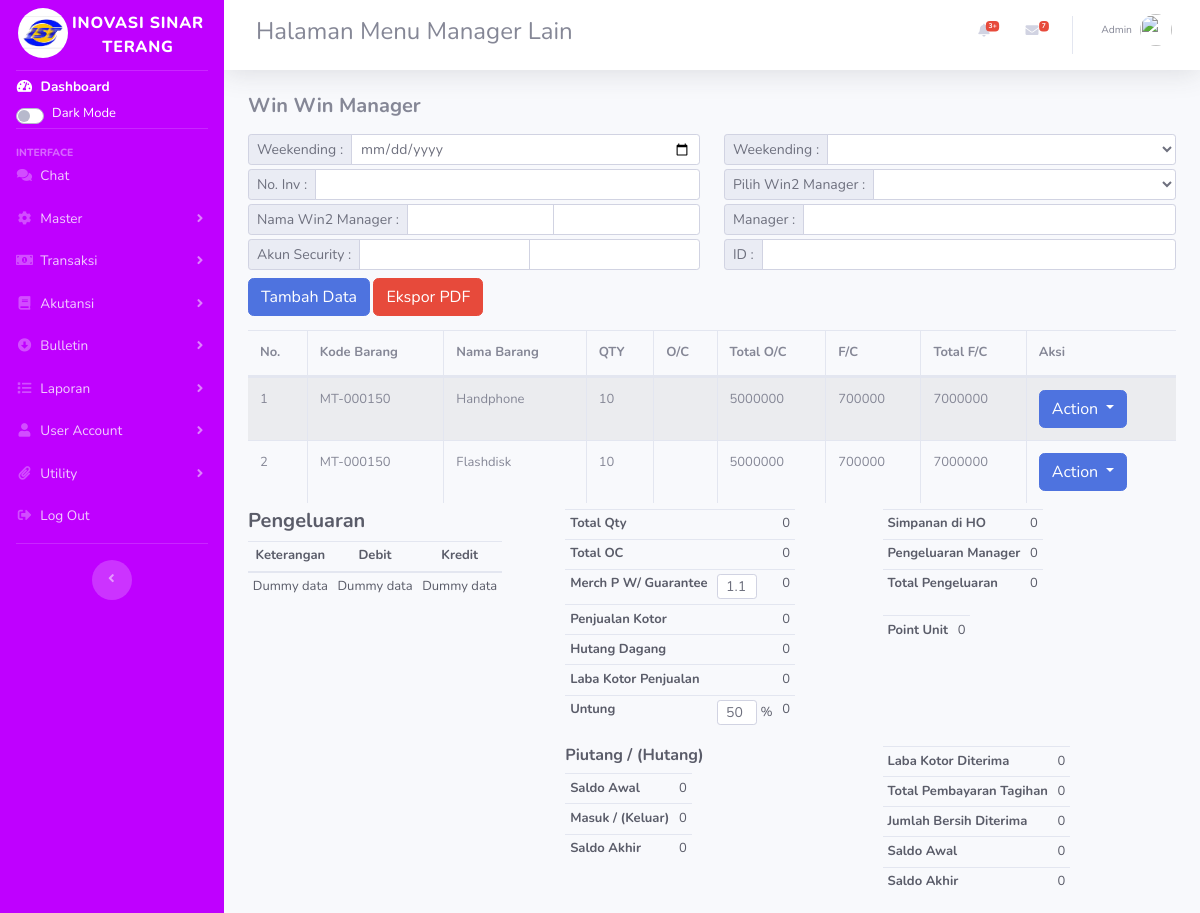
Screenshot of /index.php/win2_manager with the database file from the repository.
### tables this page shows
CREATE TABLE `manager` (
  `id` int(11) NOT NULL,
  `kode_id` varchar(50) NOT NULL,
  `tgl` varchar(10) NOT NULL,
  `no_invoice` varchar(100) NOT NULL,
  `kode` varchar(50) NOT NULL,
  `nama` varchar(50) NOT NULL,
  `qty` varchar(50) NOT NULL,
  `otc` varchar(50) NOT NULL,
  `totalotc` varchar(50) NOT NULL,
  `ftc` varchar(50) NOT NULL,
  `totalftc` varchar(50) NOT NULL,
  `telah_diproses` enum('T','Y') NOT NULL
);

### application/controllers/Win2_manager.php (called while the page is built, shortened)
<?php
class Win2_Manager extends CI_Controller {
    public function __construct(){
        $this->load->model('m_manager');
        $this->load->library('form_validation');
    }
    public function index(){
        $topik['judul'] = 'Halaman Menu Manager Lain';
        $data['manager'] = $this->m_manager->tampil_data();
        $this->load->view('templates/header',$topik);
        $this->load->view('win2manager/index',$data);
        $this->load->view('templates/footer');
    }
}

### index.php (called while the page is built, shortened)
<?php
require_once BASEPATH.'core/CodeIgniter.php';

### application/models/M_manager.php (called while the page is built, shortened)
<?php
class M_manager extends CI_Model{
    public function tampil_data() {
      return $this->db->get('manager')->result_array();
    }
}

### application/views/win2manager/index.php (the view, shortened to what this page needs)
<div class="container-fluid">
    <h5 class="text-bold">
        Win Win Manager
    </h5>
    <div class="row mt-3 mb-2">
    <div class="col-lg-6">
        <form action="" method="post">
            <div class="input-group input-group-sm">
                <div class="input-group-prepend">
                    <label for="weekending" class="input-group-text">Weekending :</label>
                </div>
                <input type="date" name="weekending" id="weekending" class="form-control form-control-sm">
            </div>
            <div class="input-group input-group-sm mt-1">
                <div class="input-group-prepend">
                    <label for="noinv" class="input-group-text">No. Inv :</label>
                </div>
                <input type="text" name="noinv" id="noinv" class="form-control form-control-sm">
            </div>
            <div class="input-group input-group-sm mt-1">
                <div class="input-group-prepend">
                    <label for="pilmanager" class="input-group-text">Nama Win2 Manager :</label>
                </div>
                <input type="text" name="pilmanager" id="pilmanager" class="form-control form-control-sm">
                <input type="text" name="pilmanager" id="pilmanager" class="form-control form-control-sm">
            </div>
            <div class="input-group input-group-sm mt-1">
                <div class="input-group-prepend">
                    <label for="security" class="input-group-text">Akun Security :</label>
                </div>
                <input type="text" name="security" id="security" class="form-control form-control-sm">
                <input type="text" name="security" id="security" class="form-control form-control-sm">
            </div>
        </form>
    </div>
    <div class="col-lg-6">
        <form action="" method="post">
        <div class="input-group input-group-sm mb-1">
                <div class="input-group-prepend">
                    <label for="jabatan" class="input-group-text">Weekending :</label>
                </div>
                <select name="jabatan" id="jabatan" class="form-control form-control-sm">
                    <option value=""></option>
                    <option value="">Pilih Weekending Up</option>
                </select>
            </div>
            <div class="input-group input-group-sm">
                <div class="input-group-prepend">
                    <label for="jabatan" class="input-group-text">Pilih Win2 Manager :</label>
                </div>
                <select name="jabatan" id="jabatan" class="form-control form-control-sm">
                    <option value=""></option>
                    <option value="">Branch Manager</option>
                </select>
            </div>
                <div class="input-group input-group-sm mt-1">
                    <div class="input-group-prepend">
                        <label for="manager" class="input-group-text">Manager :</label>
                    </div>
                        <input type="text" class="form-control">
                </div>
            <div class="input-group input-group-sm mt-1">
            <div class="input-group-prepend">
                        <label for="manager" class="input-group-text">ID :</label>
                    </div>
                    <input type="text" class="form-control">
            </div>
        </form>
    </div>
</div>
    <div>
    <a href="<?= base_url('manager/tambah');?>" class="btn btn-primary mb-2">Tambah Data</a>
    <a href="<?= base_url('manager/ekspor');?>" class="btn btn-danger mb-2">Ekspor PDF</a>
    </div>
    <div class="table-responsive">
        <table id="mytable" class="table table-striped table-bordered table-hover table-full-width dataTable" cellspacing="0" width="" style="font-size: small;">
            <thead>
                <tr >
                    <th>No.</th>
                    <th>Kode Barang</th>
                    <th>Nama Barang</th>
                    <th>QTY</th>
                    <th>O/C</th>
                    <th>Total O/C</th>
                    <th>F/C</th>
                    <th>Total F/C</th>
                    <th>Aksi</th>
                </tr>
            </thead>
            <tbody>
                <?php $i=1;?>
                <?php foreach ($manager as $man): ?>
                    <tr>
                        <td width="">
                            <?php echo $i;?>
                        </td>
                        <td>
                            <?php echo $man['kode_id'] ?>
                        </td>
                        <td width="">
                            <?php echo $man['nama'] ?>
                        </td>
                        <td>
                            <?php echo $man['qty'] ?>
                        </td>
                        <td>
                        </td>
                        <td>
                            <?php echo $man['totalotc'] ?>
                        </td>
                        <td class="">
                            <?php echo $man['ftc']?>
                        </td>
                        <td class="">
                            <?php echo $man['totalftc']?>
                        </td>
                        <td>
                            <div class="btn-group" >
                                <button type="button" class="btn btn-primary dropdown-toggle" data-toggle="dropdown" aria-haspopup="true" aria-expanded="false">
                                    Action
                                </button>
                            </div>
                        </td>
                    </tr>
                    <?php $i++;?>
                <?php endforeach; ?>
            </tbody>
        </table>
    </div>
    </div>
    <div class="container">
    <div class="row">
                <div class="col-lg-4">
                    <h5 class="text-dark text-bold">Pengeluaran</h5>
                    <table class="table table-responsive text-center table-sm text-dark mt-2" width="100%" cellspacing="0">
                        <thead>
                            <tr>
                                <th>Keterangan</th>
                                <th>Debit</th>
                                <th>Kredit</th>
                            </tr>
                        </thead>
                        <tbody>
                            <tr>
                                <td>Dummy data</td>
                                <td>Dummy data</td>
                                <td>Dummy data</td>
                            </tr>
                        </tbody>
                    </table>
                </div>
                <div class="col-lg-4">
                    <table class="table table-responsive table-sm text-dark" width="100%" cellspacing="0">
                        <tbody>
                            <tr>
                                <th colspan="2">Total Qty</th>
                                <td>0</td>
                            </tr>
                            <tr>
                                <th colspan="2">Total OC</th>
                                <td>0</td>
                            </tr>
                            <tr>
                                <th>Merch P W/ Guarantee
                                </th>
                                <td>
                                    <input type="text" name="merchpw" id="merchpw" class="form-control form-control-sm" value="1.1" style="height: 25px; width: 40px;">
                                </td>
                                <td>0</td>
                            </tr>
                            <tr>
                                <th colspan="2">Penjualan Kotor</th>
                                <td>0</td>
                            </tr>
                            <tr>
                                <th colspan="2">Hutang Dagang</th>
                                <td>0</td>
                            </tr>
                            <tr>
                                <th colspan="2">Laba Kotor Penjualan</th>
                                <td>0</td>
                            </tr>
                            <tr>
                                <th>Untung</th>
                                <td>
                                    <div class="form-inline">
                                        <input type="text" name="untung" id="untung" class="form-control form-control-sm" value="50" style="height: 25px; width: 40px;">&nbsp;
                                        <span>%</span>
                                    </div>
                                </td>
                                <td>0</td>
                            </tr>
                        </tbody>
                    </table>
                </div>
                <div class="col-lg-4">
                    <table class="table table-responsive table-sm text-dark" width="100%" cellspacing="0">
                        <tbody>
                            <tr>
                                <th>Simpanan di HO</th>
                                <td class="text-right">0</td>
                            </tr>
                            <tr>
                                <th>Pengeluaran Manager</th>
                                <td class="text-right">0</td>
                            </tr>
                            <tr>
                                <th>Total Pengeluaran</th>
                                <td class="text-right">0</td>
                            </tr>
                        </tbody>
                    </table>
                    <table class="table table-responsive table-sm text-dark" width="100%" cellspacing="0">
                        <tbody>
                            <tr>
                                <th>Point Unit</th>
                                <td class="text-right">0</td>
                            </tr>
                        </tbody>
                    </table>
                </div>
                <div class="col-lg-4 offset-lg-4">
                    <h6 class="text-dark text-bold">Piutang / (Hutang)</h6>
                    <table class="table table-responsive table-sm text-dark" width="100%" cellspacing="0">
                        <tbody>
                            <tr>
                                <th>Saldo Awal</th>
                                <td>0</td>
                            </tr>
                            <tr>
                                <th>Masuk / (Keluar)</th>
                                <td>0</td>
                            </tr>
                            <tr>
                                <th>Saldo Akhir</th>
                                <td>0</td>
                            </tr>
                        </tbody>
                </table>
            </div>
            <div class="col-lg-4">
                <table class="table table-responsive table-sm text-dark" width="100%" cellspacing="0">
                    <tbody>
                        <tr>
                            <th>Laba Kotor Diterima</th>
                            <td class="text-right">0</td>
                        </tr>
                        <tr>
                            <th>Total Pembayaran Tagihan</th>
                            <td class="text-right">0</td>
                        </tr>
                        <tr>
                            <th>Jumlah Bersih Diterima</th>
                            <td class="text-right">0</td>
                        </tr>
                        <tr>
                            <th>Saldo Awal</th>
                            <td class="text-right">0</td>
                        </tr>
                        <tr>
                            <th>Saldo Akhir</th>
                            <td class="text-right">0</td>
                        </tr>
                    </tbody>
                </table>
            </div>
        </div>
</div>
</div>

### application/views/templates/header.php (style rules this page uses)
.text-bold { font-weight: bold; }

### rows the page displays
manager: kode "MT-000150", nama "Handphone", qty "10", totalotc "5000000", ftc "700000", totalftc "7000000"
manager: kode "MT-000150", nama "Flashdisk", qty "10", totalotc "5000000", ftc "700000", totalftc "7000000"

### other values shown
$judul "Halaman Menu Manager Lain"
